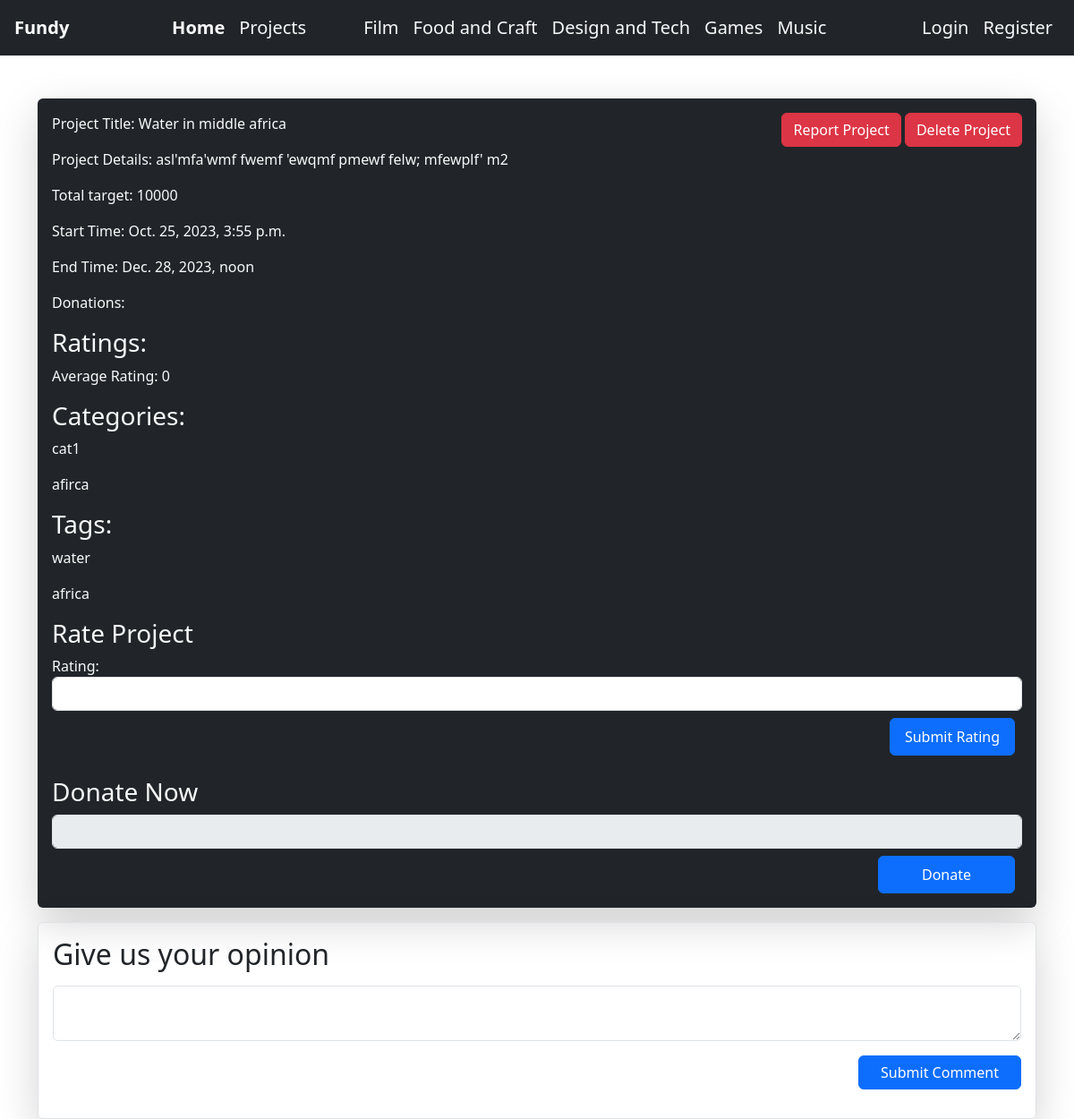
The page /2/projectDetails/ on the database as committed earlier.
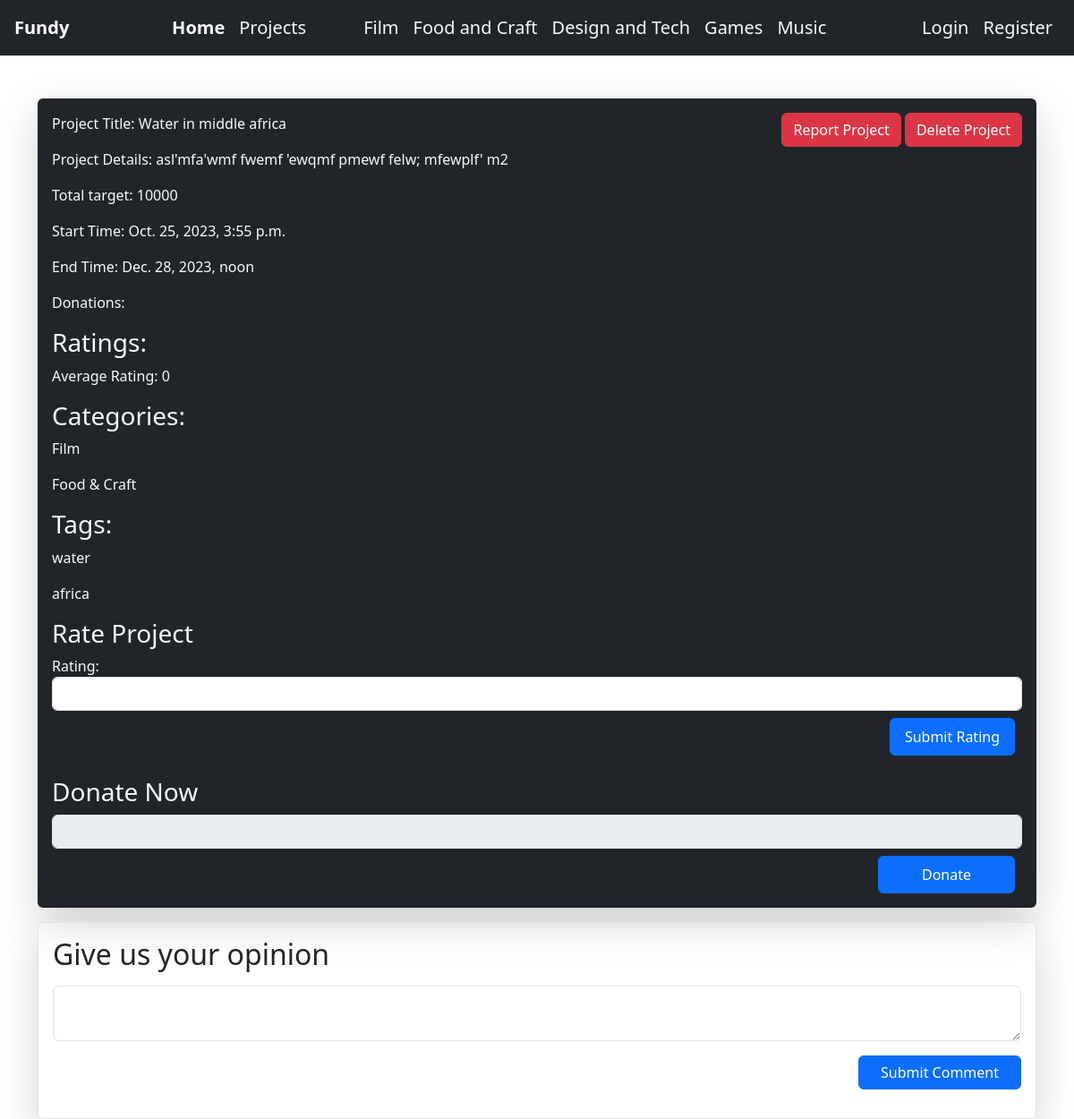
The same page on the database as committed later.
### projects/models.py (models this page shows, shortened)
class CategoriesModel(models.Model):
    name = models.CharField(max_length=50)

### projects/views.py (the view, shortened to what this page needs)
# urls.py: path("<int:id>/projectDetails/",views.ProjectDetailsView.as_view(),name="projectDetails",
class ProjectDetailsView(View):
    def get(self, request, *args, **kwargs):
        id = kwargs.pop("id")
        currentProject = ProjectsModel.objects.get(id=id)
        ratingForm = RatingForm()
        projectComments = currentProject.comments.all()
        commentForm = CommentForm()
        donationForm = DonationForm()
        projectRatings = currentProject.ratings.all()
        averageRating = (
            projectRatings.aggregate(Avg("rating"))["rating__avg"]
            if projectRatings
            else 0
        )
        return render(
            request,
            "projects/projectDetails.html",
            {
                "commentForm": commentForm,
                "currentProject": currentProject,
                "projectComments": projectComments,
                "ratingForm": ratingForm,
                "projectRatings": projectRatings,
                "averageRating": averageRating,
                "donationForm": donationForm,
            },
        )

### projects/forms.py
class CommentForm(forms.ModelForm):
    class Meta:
        model = CommentsModel
        fields = ("text",)
    def __init__(self, *args, **kwargs):
        super(CommentForm, self).__init__(*args, **kwargs)
        self.fields["text"].widget = forms.TextInput(attrs={"class": "form-control"})

class RatingForm(forms.ModelForm):
    class Meta:
        model = UserProjectRating
        fields = ["rating"]
    def __init__(self, *args, **kwargs):
        super(RatingForm, self).__init__(*args, **kwargs)
        self.fields["rating"].widget = forms.NumberInput(
            attrs={"class": "form-control"}
        )

### projects/templates/projects/projectDetails.html (shortened to what this page needs)
{%extends 'base.html'%} {%block body%}
<div class="container bg-dark text-light rounded shadow shadow-lg my-3 p-3">
  <div class='d-flex justify-content-between'>
    <p>Project Title: {{ currentProject.title }}</p>
    <div>
  <a href='{%url "reportProject" id=currentProject.id%}'><button class='btn btn-danger'>Report Project</button></a>
  <a href='{%url "deleteProject" id=currentProject.id%}'><button class='btn btn-danger'>Delete Project</button></a></div>
</div>
  <p>Project Details: {{ currentProject.details }}</p>
  <p>Total target: {{ currentProject.target }}</p>
  <p>Start Time: {{ currentProject.start_time }}</p>
  <p>End Time: {{ currentProject.end_time }}</p>
  <p>Donations:
    </p>
  <h3>Ratings:</h3>
<p>Average Rating: {{ averageRating }}</p>
  <h3>Categories:</h3>
  {% for category in currentProject.category.all %}
  <p>{{ category.name }}</p>
  {% endfor %}
  <h3>Tags:</h3>
  {% for tag in currentProject.tags.all %}
  <p>{{ tag.name }}</p>
  {% endfor %}
 <h3> Rate Project </h3>
  <form method="post" class="form-group">
    {{ratingForm}}
    <div class='d-flex justify-content-end me-2 '>
    <input type="submit" name="submit-rating" value="Submit Rating" class="btn btn-primary mt-2 px-3 py-2">
    </div>
  </form>
<h3 class='mt-4'> Donate Now </h3>
<form method="post" class="form-group">
    {% if not currentProject.completed %}
        <input type="number" name="donation" class="form-control" min="1" required>
        <div class='d-flex justify-content-end me-2 '>
          <input type="submit" name="submit-donation" value="Donate" class="btn btn-primary mt-2 px-4 py-2">
          </div>    {% else %}
        <input type="number" name="donation" class="form-control" min="1" disabled>
        <div class='d-flex justify-content-end me-2 '>
          <input type="submit" name="submit-donation" value="Donate" class="btn btn-primary mt-2 px-5 py-2">
          </div>    {% endif %}
</form>
</div>
<div class='border p-3  shadow shadow-lg rounded'>
<h2 class='mb-3'>Give us your opinion </h2>
<form method="post" class="form-group">
 <textarea name="text" id="commentText" class="form-control" required></textarea>
 <div class="d-flex justify-content-end ">
  <input type="submit" name="submit-comment" value="Submit Comment" class="btn btn-primary ms-2 px-4 my-3 ">
</div></form>
</div>
{%endblock%}

Rows that differ between the two databases and show on the page:
changed CategoriesModel: name "cat1" → "Film"
changed CategoriesModel: name "afirca" → "Food & Craft"
